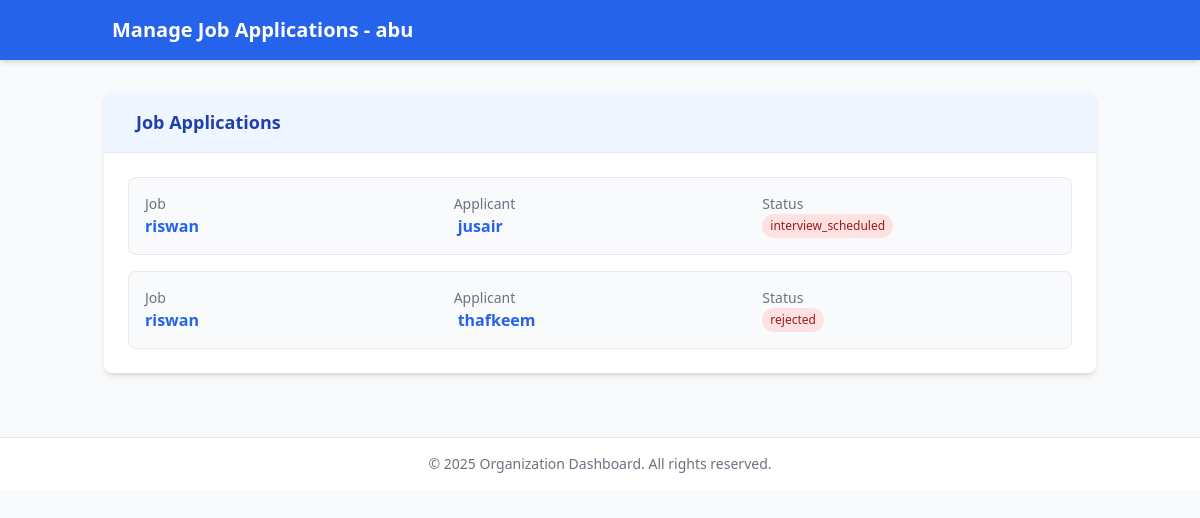
Page /organizations/2/applications/ (signed in) on the committed database.
### organizations/models.py (models this page shows, shortened)
class Organization(models.Model):
    user = models.OneToOneField(User, on_delete=models.CASCADE)
    name = models.CharField(max_length=255)
    description = models.TextField(blank=True, null=True)
    website = models.URLField()
    registration_number = models.CharField(max_length=100)
    profile_image = models.ImageField(upload_to='profile_images/', blank=True, null=True)
    banner_image = models.ImageField(upload_to='banner_images/', blank=True, null=True)
    created_at = models.DateTimeField(auto_now_add=True)  # ✅ Keep only auto_now_add
    updated_at = models.DateTimeField(auto_now=True)

### jobs/models.py (models this page shows, shortened)
class JobApplication(models.Model):
    job = models.ForeignKey(JobPosting, on_delete=models.CASCADE, related_name='applications')
    applicant = models.ForeignKey(User, on_delete=models.CASCADE, related_name='applications')
    applied_on = models.DateTimeField(auto_now_add=True)
    status = models.CharField(max_length=50, choices=[
        ('pending', 'Pending'),
        ('accepted', 'Accepted'),
        ('rejected', 'Rejected'),
        ('interview_scheduled', 'Interview Scheduled'),
        ('offer_made', 'Offer Made'),
    ])
    cv = models.FileField(upload_to='cvs/', blank=True, null=True)

class JobPosting(models.Model):
    organization = models.ForeignKey(Organization, on_delete=models.CASCADE, related_name='job_postings')
    title = models.CharField(max_length=255)
    description = models.TextField()
    required_qualifications = models.TextField()
    required_skills = models.ManyToManyField(Skill, blank=True)  # Use the same Skill model
    location = models.CharField(max_length=100)
    posted_on = models.DateTimeField(auto_now_add=True)
    application_deadline = models.DateTimeField()
    job_post_image = models.ImageField(upload_to='job_images/', blank=True, null=True)
    posted_by = models.ForeignKey(User,on_delete=models.SET_NULL,null=True,related_name='posted_jobs')

### organizations/views.py (the view, shortened to what this page needs)
# urls.py: path('<int:org_id>/applications/', views.manage_job_applications, name='manage_job_applications'),
@login_required
def manage_job_applications(request, org_id=None):
    if org_id:
        organization = get_object_or_404(Organization, id=org_id)
        hr_role = OrganizationHR.objects.filter(
            user=request.user,
            organization=organization,
            is_active=True,
            can_manage_applications=True
        ).first()
        if not hr_role and request.user != organization.user:
            return redirect('index_dashboard')
    job_applications = JobApplication.objects.filter(
        job__organization=organization
    ).select_related('job', 'applicant')
    if request.method == 'POST':
        form = JobApplicationStatusForm(request.POST)
        if form.is_valid():
            application = get_object_or_404(JobApplication,
                pk=request.POST.get('application_id'),
                job__organization=organization
            )
            if application.job.user == request.user or hr_role:
                application.status = form.cleaned_data['status']
                application.save()
                Notification.objects.create(
                    user=application.applicant,
                    message=f"Your application status for {application.job.title} has been updated to {application.status}."
                )
                return redirect('manage_job_applications', org_id=organization.id)
            else:
                return redirect('index_dashboard')
    else:
        form = JobApplicationStatusForm()
    return render(request, 'organizations/manage_job_applications.html', {
        'organization': organization,
        'job_applications': job_applications,
        'form': form,
        'is_owner': request.user == organization.user
    })

### templates/organizations/manage_job_applications.html (shortened to what this page needs)
{% load static %}
<!DOCTYPE html>
<html lang="en">
<head>
    <script src="https://cdn.tailwindcss.com"></script>
    <link href="https://cdn.jsdelivr.net/npm/remixicon@3.5.0/fonts/remixicon.css" rel="stylesheet">
</head>
<body class="bg-gray-50 min-h-screen">
    <header class="bg-blue-600 text-white shadow-md">
        <div class="container mx-auto px-4 py-4">
            <div class="flex items-center justify-between">
                <div class="flex items-center space-x-2">
                    <h2 class="text-xl font-bold">Manage Job Applications - {{ organization.name }}</h2>
                </div>
            </div>
        </div>
    </header>
    <main class="container mx-auto px-4 py-8">
        <div class="bg-white rounded-lg shadow-md overflow-hidden">
            <div class="bg-blue-50 px-6 py-4 border-b border-gray-200">
                <h3 class="text-lg font-semibold text-blue-800 flex items-center">
                     Job Applications
                </h3>
            </div>
            <div class="p-6">
                {% if job_applications %}
                <ul class="space-y-4">
                    {% for application in job_applications %}
                    <li class="bg-gray-50 rounded-lg p-4 border border-gray-200 hover:shadow-md transition-shadow">
                        <div class="grid grid-cols-1 md:grid-cols-3 gap-4">
                            <div>
                                <p class="text-sm font-medium text-gray-500">Job</p>
                                <p class="font-semibold text-blue-600">{{ application.job.title }}</p>
                            </div>
                            <div>
                                <p class="text-sm font-medium text-gray-500">Applicant</p>
                                <a href="{% url 'user_profile' application.applicant.username %}"
                                   class="font-semibold text-blue-600 hover:underline flex items-center">
                                     {{ application.applicant.username }}
                                </a>
                            </div>
                            <div>
                                <p class="text-sm font-medium text-gray-500">Status</p>
                                <div class="flex items-center justify-between">
                                    <span class="px-2 py-1 rounded-full text-xs font-medium
                                        {% if application.status == 'Submitted' %}bg-blue-100 text-blue-800
                                        {% elif application.status == 'Under Review' %}bg-yellow-100 text-yellow-800
                                        {% elif application.status == 'Interview' %}bg-purple-100 text-purple-800
                                        {% elif application.status == 'Accepted' %}bg-green-100 text-green-800
                                        {% else %}bg-red-100 text-red-800{% endif %}">
                                        {{ application.status }}
                                    </span>
                                </div>
                            </div>
                        </div>
                    </li>
                    {% endfor %}
                </ul>
                {% endif %}
            </div>
        </div>
    </main>
    <footer class="bg-white border-t border-gray-200 mt-8 py-4">
        <div class="container mx-auto px-4 text-center text-gray-500 text-sm">
            <p>&copy; 2025 Organization Dashboard. All rights reserved.</p>
        </div>
    </footer>
</body>
</html>

### rows in the picture
Organization: name "abu"
JobApplication: job "riswan", applicant.username "jusair", status "interview_scheduled"
JobApplication: job "riswan", applicant.username "thafkeem", status "rejected"
